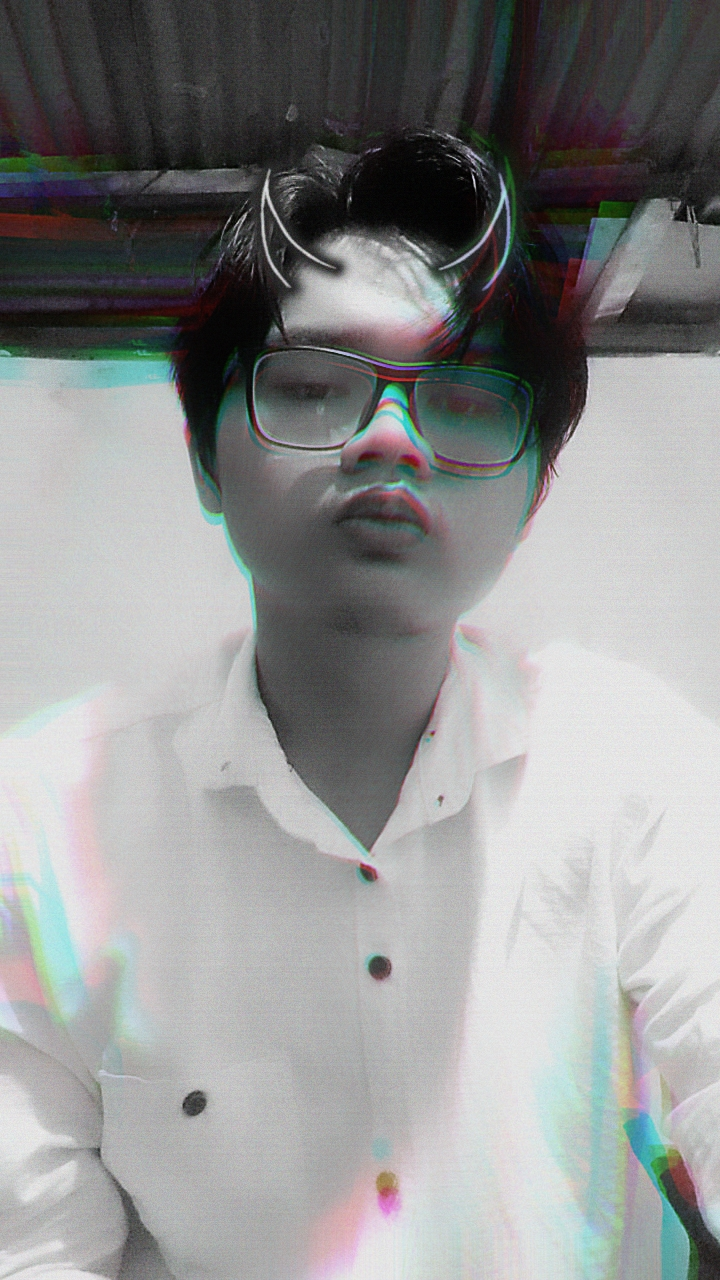
%> input picture gambar.jpeg, 720 x 1280 px
$ octave Tugas_Deteksi_Tepi_Rifki_Andrean_Julianto.m   (GNU Octave 9; MATLAB toolbox functions it lacks are replaced by stand-ins)
%> lines starting %> are read from the running program, lines starting %| are printed output that depends on the picture
a = imread('gambar.jpeg');
%> a is the input picture: size 1280x720x3 uint8; mean R, G, B 142.9, 144, 143.7
b = rgb2gray(a);
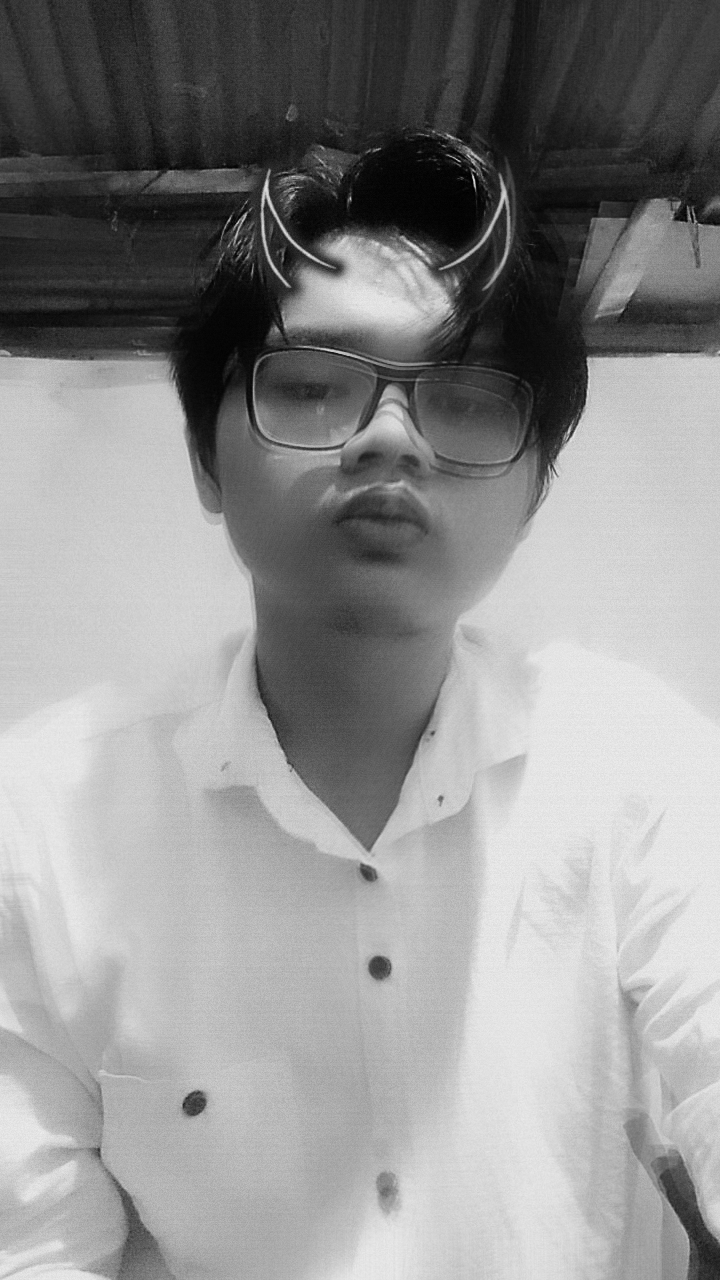
%> b: size 1280x720 uint8; min 0, max 238, mean 143.6
figure(1);imshow(b)

% metode Robert
Trobert = edge(b,'Roberts');
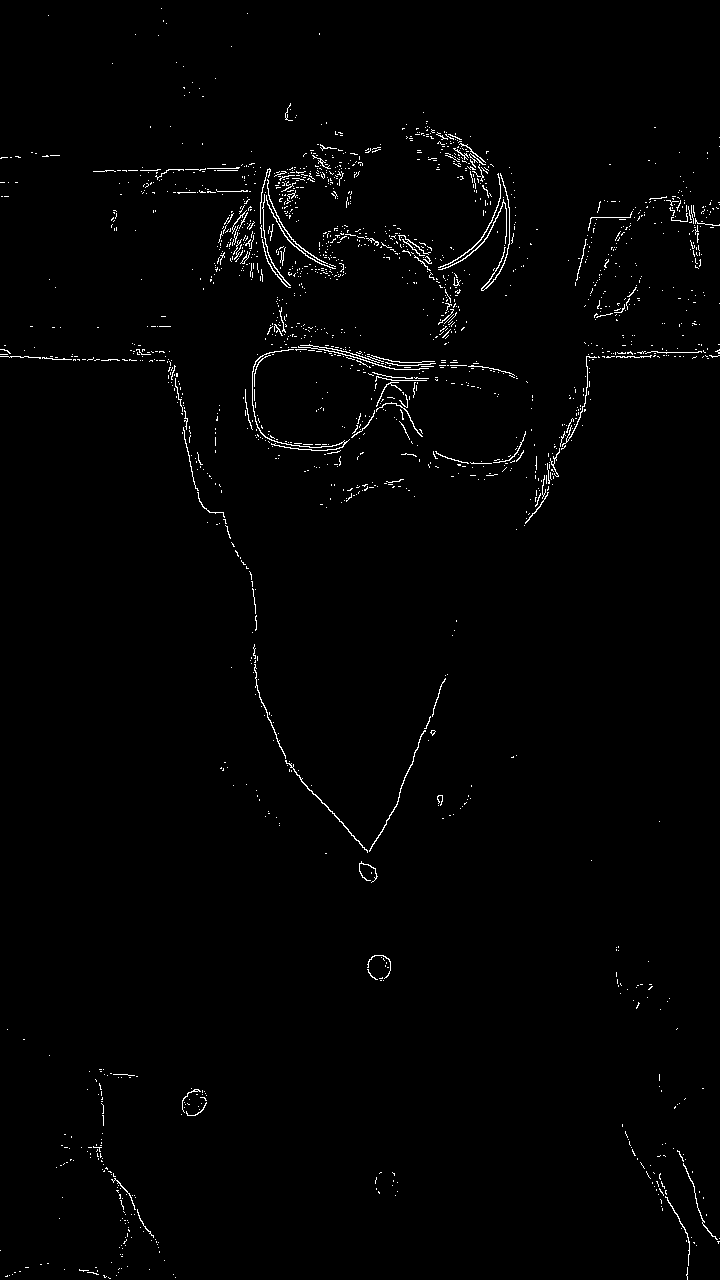
%> Trobert: size 1280x720 logical; 1.2% white in thin lines or dots
figure(2);imshow(Trobert);title('Tepi Robert')

% metode sobel
Tsobel = edge(b, 'Sobel');
%> Tsobel: size 1280x720 logical; 1.5% white in thin lines or dots
figure(3);imshow(Tsobel);title('Tepi Sobel')

% metode prewitt
Tprewitt = edge(b, 'Prewitt');
%> Tprewitt: size 1280x720 logical; 1.5% white in thin lines or dots
figure(4);imshow(Tprewitt);title('Tepi Prewitt')

% metode log
Tlog = edge(b, 'log');
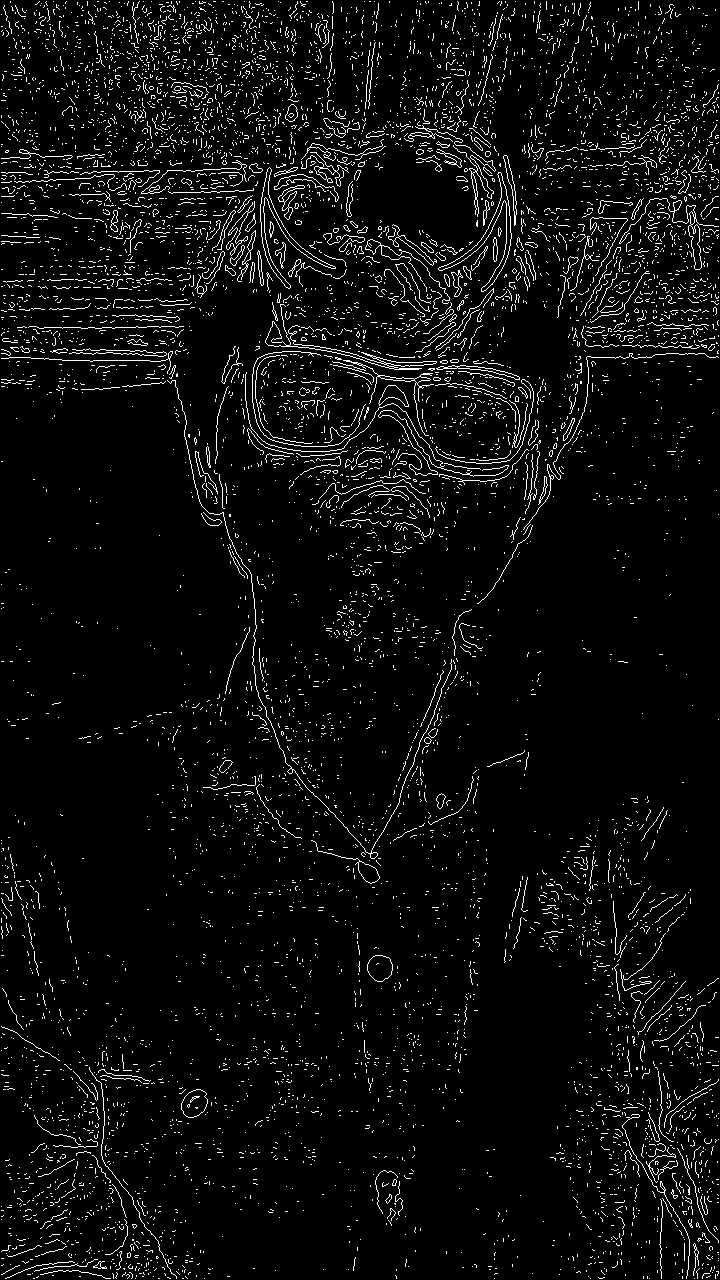
%> Tlog: size 1280x720 logical; 4.9% white in thin lines or dots
figure(5);imshow(Tlog);title('Tepi log')

% metode zerocross
Tzerocross = edge(b, 'zerocross');
figure(6);imshow(Tzerocross);title('Tepi zerocross')

% metode canny
Tcanny = edge(b, 'Canny');
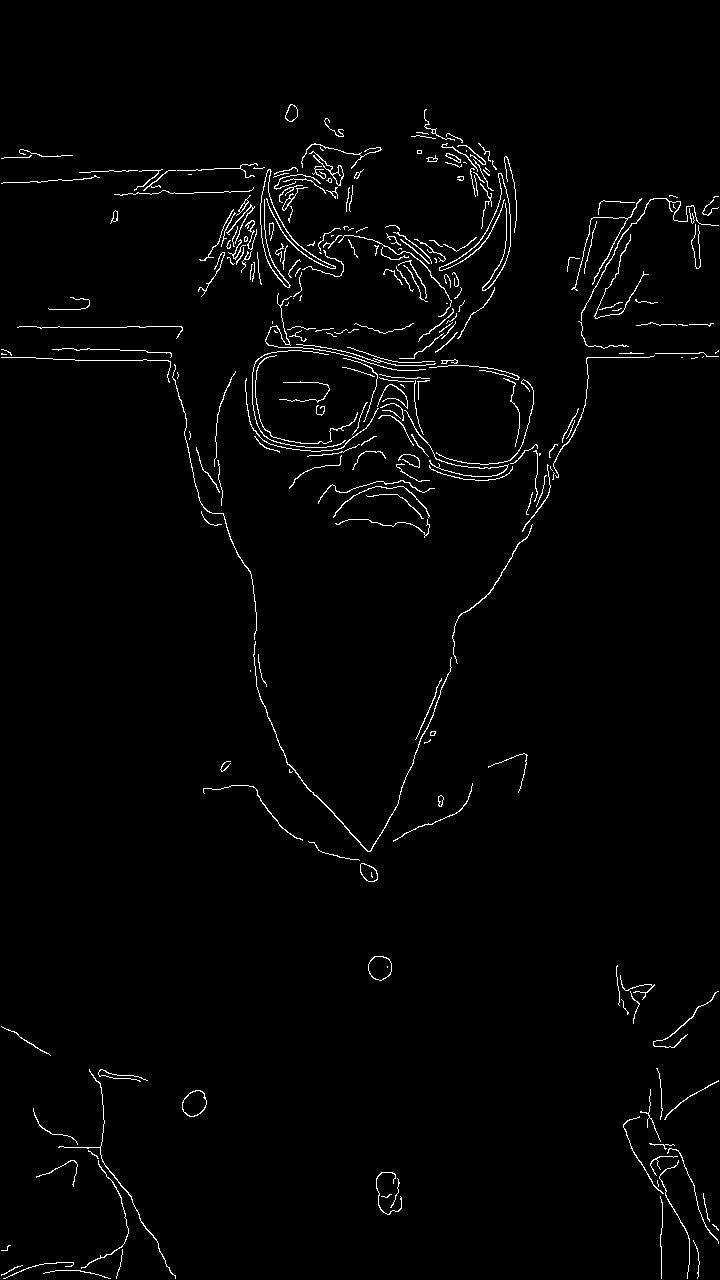
%> Tcanny: size 1280x720 logical; 1.9% white in thin lines or dots
figure(7);imshow(Tcanny);title('Tepi Canny')
